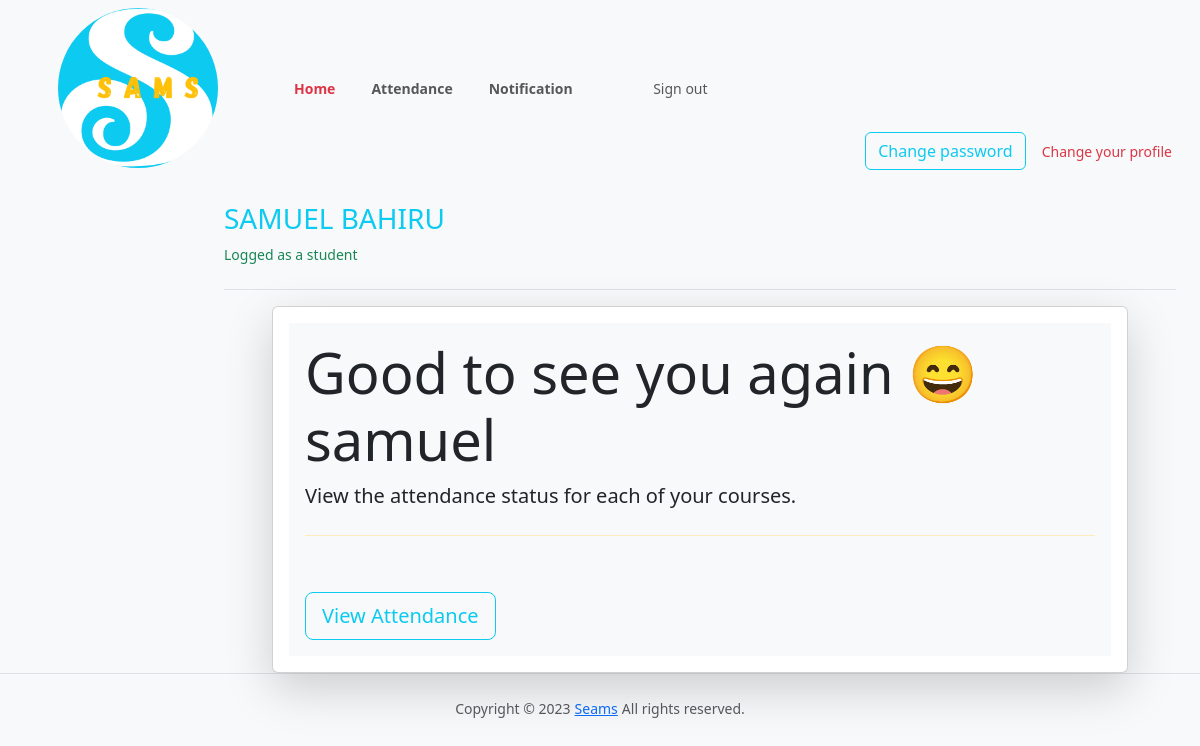
The app's page /student/ (signed in) with its own data.
### samsApp/models.py (models this page shows, shortened)
class User(AbstractBaseUser, PermissionsMixin):
    email = models.EmailField(unique=True)
    first_name = models.CharField(max_length=30)
    last_name = models.CharField(max_length=30)
    is_active = models.BooleanField(default=True)
    is_teacher = models.BooleanField(default=False)
    is_student = models.BooleanField(default=False)
    is_admin = models.BooleanField(default=False)
    approved = models.BooleanField(_('Approved'), default = False)
    is_staff = models.BooleanField(default=False)
    is_superuser = models.BooleanField(default=False)
    objects = UserManager()
    USERNAME_FIELD = 'email'
    REQUIRED_FIELDS = ['first_name', 'last_name']

### samsApp/views.py (the view)
# urls.py: path('student/',views.student_view,name='student_home_url'),
@login_required()
def student_view(request):
    return render(request, 'student_home.html')

### samsApp/templates/student_home.html (shortened to what this page needs)
{% load static %}
{% load avatar_tags %}
{% include "header.html" %}
{% if request.user.is_authenticated %}
{% if request.user.is_student%}
{% include "student_header.html" %}
  <div class="container-fluid" style="margin-top: -60px;">
          <div class="row my-3">
            <div class="col d-flex justify-content-end">
              <div class="align-self-center"><a class="btn btn-outline-info" role="button" href="{% url 'change_password' %}">Change password</a></div>
              <div class="align-self-center mx-3 text-danger">Change your profile</div>
            </div>
          </div>
            <div class="row ">
              <div class="col d-flex justify-content-lg-end justify-content-md-end my-2">
              </div>
              <main class="col-md-9 ms-sm-auto col-lg-10 px-md-4 ">
                <div class="pt-3 pb-2 mb-3 border-bottom ">
                  <h1 class="h3 text-info text-uppercase">{{ request.user.first_name }} {{request.user.last_name}} </h1>
                  <p class="text-small text-success">Logged as a student</p>
                </div>
                <div class="card mx-5 shadow-lg">
                  <div class="card-body ">
                    <div class="bg-light rounded-lg p-3 ">
                            <h1 class="display-4 fw-1200 f">Good to see you again &#128516; {{ request.user.first_name }}</h1>
                            <p class="lead text-darks ">View the attendance status for each of your courses.</p>
                            <hr class="my-4 border-warning py-3">
                            <a class="btn btn-outline-info btn-lg" role="button" href="{% url 'student_attendance_url' request.user.student.USN %}"> View Attendance</a>
                          </div>
                        </div>
                      </div>
              </main>
            </div>
  </div>
  {% else %}
  <p>You're not allowed  in this page - <a href={% url 'login_url' %}>login</a>?</p>
  {% endif %}
  {% else %}
  <p>You're already logged in. Would you like to <a href={% url login_url %}>login</a>?</p>
  {% endif %}
{% include "footer.html" %}

### samsApp/static/styles.css (style rules this page uses)
body { font-size: .875rem; }

### records on screen
User: user.first_name "SAMUEL", user.last_name "BAHIRU", user.first_name "samuel"
